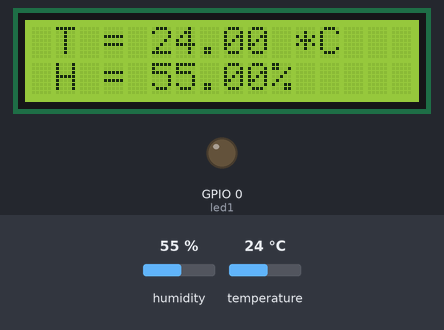
The sketch below on a simulated ESP8266 (NodeMCU). On the bench: 16×2 character LCD, output pins drawn as LEDs (lit = HIGH). Inputs (shaded band) come from the test bench; at power-on: temperature 24 °C, humidity 55 %. WiFi joins after 1.5 s; servers stay silent unless stated; uploads are accepted with an empty reply; what the sketch prints to the serial monitor is not drawn.

Above: at 1.2 s.
1.3 s: temperature set to 27 °C
At 8.5 s:
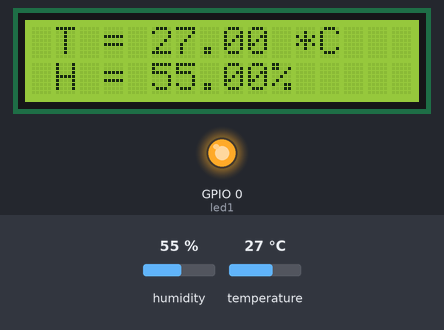
9.5 s: humidity set to 22 %
At 15.3 s:
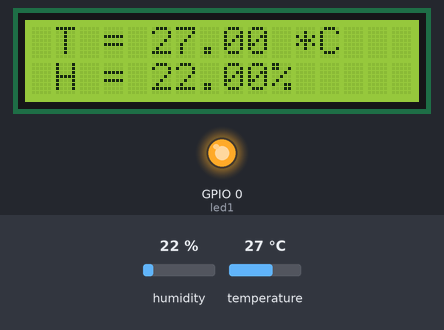
17.1 s: humidity set to 40 %
At 22.1 s:
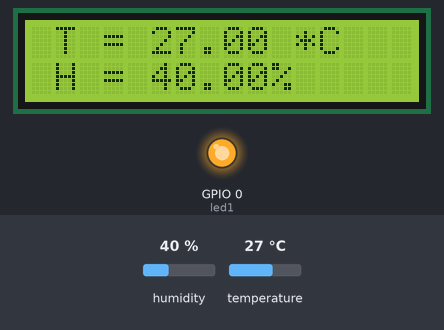
24.7 s: temperature set to 12 °C
At 27.7 s:
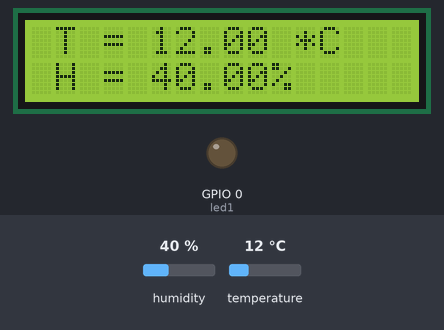
Timing chart, 0 to 29.2 s (numbered marks = the images above; inputs shaded):
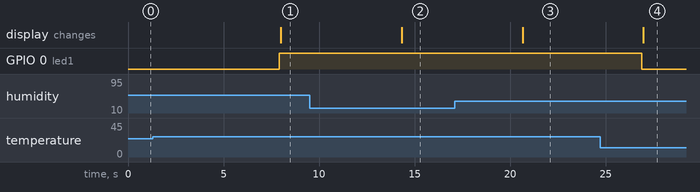

Measured:
- the behaviour switches between 25 and 26 °C on temperature (found by bisection; images 0 and 1)
- after the input at 1.3 s, GPIO 0 (led1): LOW → HIGH after 6.6 s; the display: changes after 6.7 s (image 1)
- after the input at 9.5 s, the display: changes after 4.8 s (image 2)
- after the input at 17.1 s, the display: changes after 3.5 s (image 3)
- after the input at 24.7 s, GPIO 0 (led1): HIGH → LOW after 2.2 s; the display: changes after 2.3 s (image 4)

The sketch:

arduino.ino
```cpp
// Include library yang diperlukan
#include <Arduino.h>
#include <ESP8266WiFi.h>
#include <ESP8266WiFiMulti.h>
#include <ESP8266HTTPClient.h>
#include <SimpleDHT.h>
#include <Wire.h>
#include <LiquidCrystal_I2C.h>

// Gunakan serial sebagai monitor
#define USE_SERIAL Serial

// Buat object Wifi
ESP8266WiFiMulti WiFiMulti;

// Buat object http
HTTPClient http;

//definisi string payload untuk menampung hhtp.getstring();
String payload;

//definisi url pembawa variabel ke ip web server
String url = "http://192.168.43.231/wsbasisdata/Simpandata.php?suhu=";

//definisi pin led,sensor,lcd dan kondisi awal pompa air
int pompa = 2;
int pinDHT11 = 2; //d4
int led1 = 0;   //d3
SimpleDHT11 dht11(pinDHT11);
LiquidCrystal_I2C lcd(0x3F,16,2);

//fungsi pendefinisian kondisi awal
void setup() {

  Serial.begin(115200);
  pinMode(led1, OUTPUT);
  lcd.init();                      // initialize the lcd
  lcd.backlight();

    USE_SERIAL.begin(115200);
    USE_SERIAL.setDebugOutput(false);

 //supaya pada serial monitor terlihat posisi loading
    for(uint8_t t = 4; t > 0; t--) {
        USE_SERIAL.printf("[SETUP] Tunggu %d...\n", t);
        USE_SERIAL.flush();
    }
    //definisi wifi yang digunakan sebagai server
    WiFi.mode(WIFI_STA);
    WiFiMulti.addAP("A1601", "12345678"); // Sesuaikan SSID dan password ini
}

void loop() {

    // start working...
  Serial.println("=================================");
  Serial.println("Sample DHT11...");

  // read without samples.
  byte temperature = 0;
  byte humidity = 0;
  int err = SimpleDHTErrSuccess;
  //pernyataan apakah sensor berhasil membaca atau tidak
  if ((err = dht11.read(&temperature, &humidity, NULL)) != SimpleDHTErrSuccess) {
    Serial.print("Read DHT11 failed, err="); Serial.println(err);delay(1000);
    return;
  }
  //menampilkan suhu dan kelembapan pada serial monitor
  Serial.print("Sample OK: ");
  Serial.print((float)temperature); Serial.print(" *C, ");
  Serial.print((float)humidity); Serial.println("%");
  //isialisasi kondisi pompa air berdasarkan kondisi suhu dan kelembapan
  if((float)temperature<25){
    digitalWrite(led1, LOW);
    pompa = 0;
    }
  else if((float)temperature>25){
    digitalWrite(led1, HIGH);
    pompa = 1;
    }
  else if((float)humidity<25){
    digitalWrite(led1, HIGH);
    pompa = 1;
    }
  else if((float)humidity>25){
    digitalWrite(led1, LOW);
    pompa = 0;
    }
  //pernyataan untuk menampilkan suhu dan kelembapan pada lcd
  lcd.init();
  lcd.setCursor(1,0);
  lcd.print("T = ");
  lcd.print((float)temperature); lcd.print(" *C ");
  lcd.setCursor(1,1);
  lcd.print("H = ");
  lcd.print((float)humidity); lcd.println("%");
  //
  delay(1000);

  //definisi variabel penyimpan data yang akan dikirim ke web server
  String suhu = (String)temperature;
  String kelembapan = (String)humidity;
  String sanyo = (String)pompa;

 //checking data sudah benar apa belum
  Serial.println(suhu);
  Serial.println(kelembapan);
  Serial.println(pompa);

 //delay
    delayMicroseconds(280);
    delayMicroseconds(40);
    delayMicroseconds(9680);

 //kondisi jika wifi sudah tersambung
    if((WiFiMulti.run() == WL_CONNECTED)) {

        // Tambahkan nilai suhu, kelembapan dan kondisi pompa air pada URL yang sudah kita buat
        USE_SERIAL.print("[HTTP] Memulai...\n");
        http.begin( url + (String) suhu + "&kelembapan="+ (String) kelembapan + "&sanyo=" + (String) sanyo );

        // Mulai koneksi dengan metode GET
        USE_SERIAL.print("[HTTP] Melakukan GET ke server...\n");
        int httpCode = http.GET();

        // Periksa httpCode, akan bernilai negatif kalau error
        if(httpCode > 0) {

            // Tampilkan response http
            USE_SERIAL.printf("[HTTP] kode response GET: %d\n", httpCode);

            // Bila koneksi berhasil, baca data response dari server
            if(httpCode == HTTP_CODE_OK) {
                payload = http.getString();
                USE_SERIAL.println(payload);
            }

        } else {

            USE_SERIAL.printf("[HTTP] GET gagal, error: %s\n", http.errorToString(httpCode).c_str());
        }
        http.end();
    }
     //jika tidak berhasil mengirim data maka akan muncul "gagal bambank"
     else{
     Serial.println("gagal bambank");
     }
    delay(5000);
}
```
